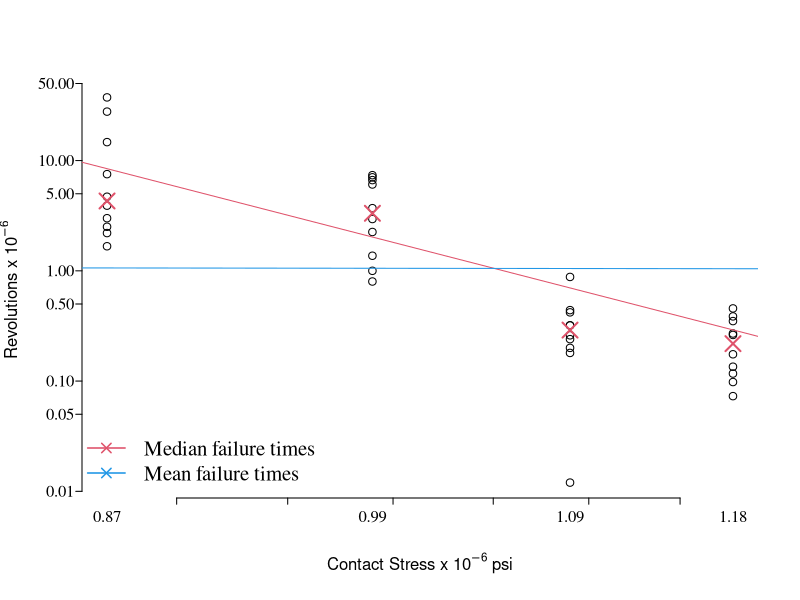

Generate this figure with R: (Note: this script raises an error after producing the figure.)
## ---- chunk 1
life17.3 <- 
  matrix(c(1.67,2.2,2.51,3,3.9,4.7,7.53,14.7,27.8,37.4,
           0.80,1,1.37,2.25,2.95,3.70,6.07,6.65,7.05,7.37,
            .012,.18,.2,.24,.26,.32,.32,.42,.44,.88,
            .073,.098,.117,.135,.175,.262,.270,.350,.386,.456),
            nrow = 4, byrow = TRUE)
stress17.3 <- 
  matrix(rep(c(.87,.99,1.09,1.18),each = 10),
         nrow = 4, byrow = TRUE)

plot(stress17.3,
     life17.3,
     axes = FALSE,
     xlab = expression("Contact Stress x "*10^-6*" psi"),
     ylab = expression("Revolutions x "*10^-6*""),
     log = "xy")
par(family="serif")
axis(side = 1, tck = -.015, labels = NA)
axis(side = 2, tck = -.015, labels = NA)
axis(side = 1, lwd = 0, line = -.6,at=(c(.87,.99,1.09,1.18)))
axis(side = 2, lwd = 0, line = -.6, las = 1)
points(x = stress17.3[,1],
       y = apply(life17.3,1,median),
       pch = 4,
       col = 2,
       cex = 2,
       lwd = 2)
abline(coef(lm(log(apply(life17.3,1,median))~log(stress17.3[,1]))),col=2)
abline(coef(lm(log(as.vector(stress17.3))~log(as.vector(life17.3)))), col = 12)
legend("bottomleft",
       c(expression("Median failure times"),
         expression("Mean failure times")),
       pch = 4,
       lwd = 1.5,
       col = c(2,12),
       cex = 1.25,
       bty = "n",
       xjust = 0.5)
## ---- chunk 2
OLS <- lm(log(P17.3$y)~log(P17.3$x))

coef(OLS)
## ---- chunk 3
sqrt(sum((OLS$res)^2)/OLS$df)
## ---- chunk 4
library(survival)
survreg(Surv(P17.3$y,rep(1,40))~log(P17.3$x),dist="lognormal")
